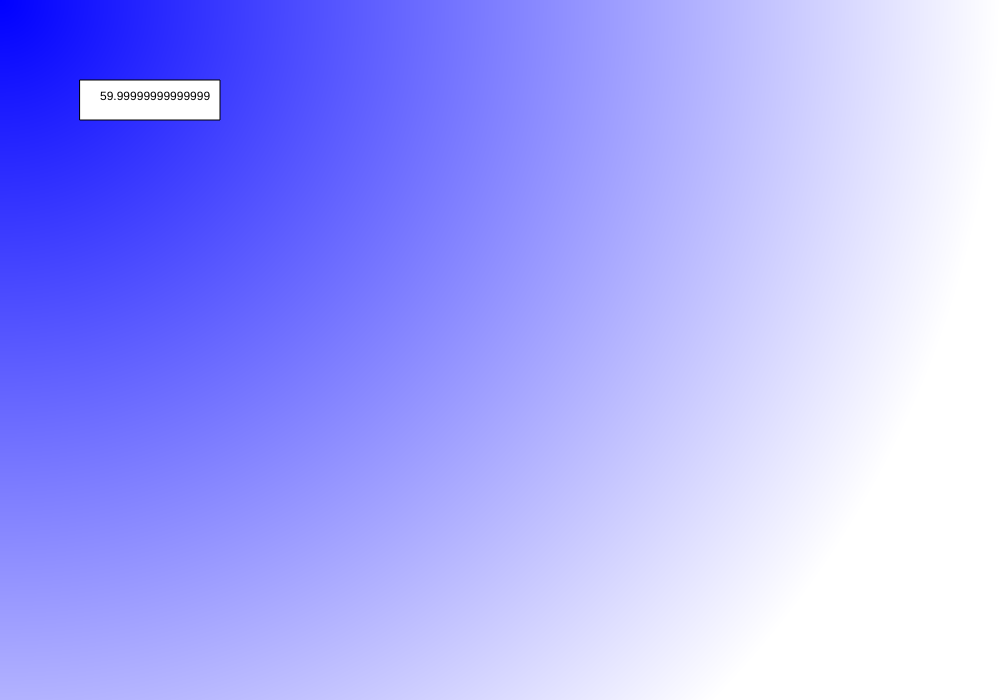
Frame 1 (no input)
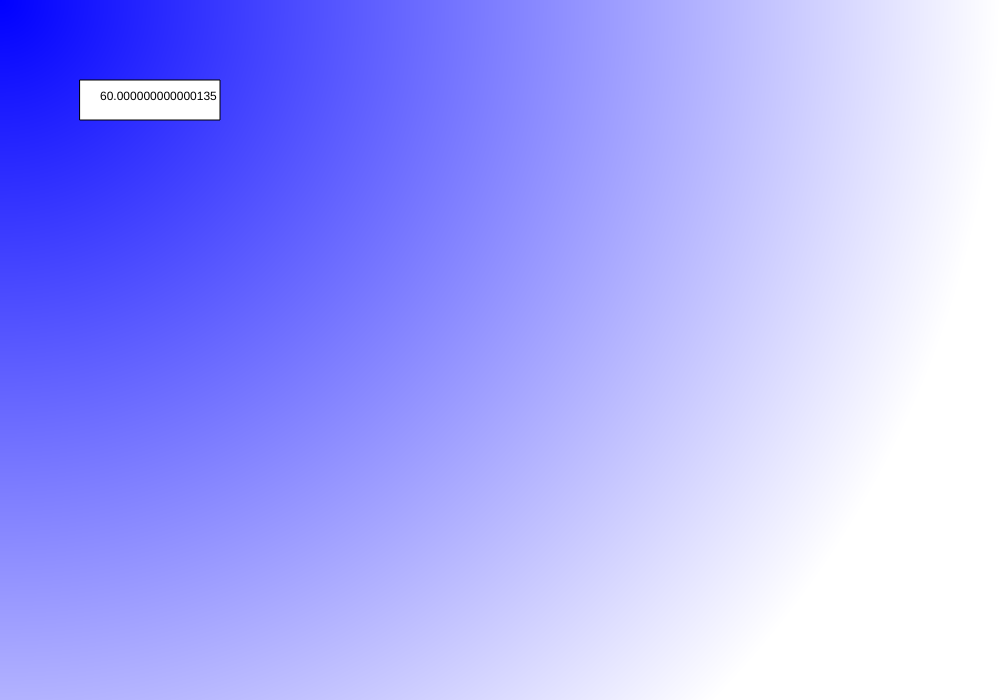
Frame 60 (no input)
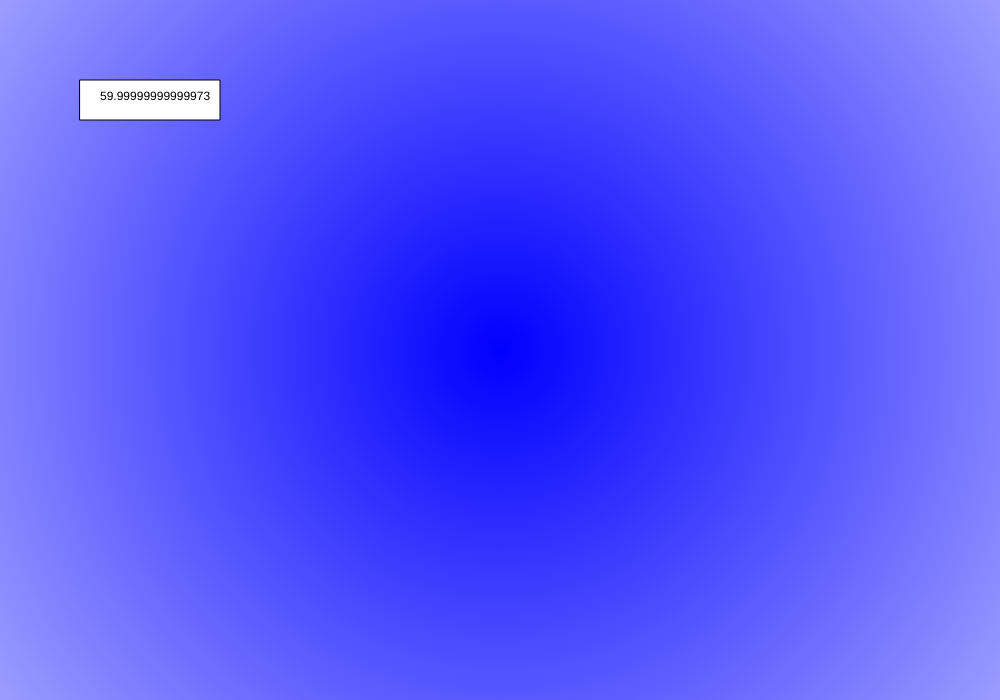
Frame 120 (the mouse pressed at the canvas centre since frame 60)

The p5.js sketch that drew these frames (run headless with seeded random() and noise() and a simulated clock; from frame 60 on, the mouse is pressed at the canvas centre):

// p5.js sketch
// ── sketch.js


function setup() {
  createCanvas(1000, 700);
}

function draw() {
 loadPixels();
  for(var x = 0; x < width; x++) {
    for(var y = 0; y < height; y++) {
			 var thisDist = dist(x, y, mouseX, mouseY);
			thisDist= map(thisDist,0,width,0,255);
      set(x, y, [thisDist, thisDist, 255, 255]);
    }
  }
  updatePixels();
  rect(80,80, 140, 40);
  text(frameRate(), 100,100);
}
